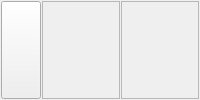
                 <widget class="QFrame" name="fraUlogaStranke1">
                  <property name="sizePolicy">
                   <sizepolicy hsizetype="Preferred" vsizetype="Maximum">
                    <horstretch>0</horstretch>
                    <verstretch>0</verstretch>
                   </sizepolicy>
                  </property>
                  <property name="frameShape">
                   <enum>QFrame::NoFrame</enum>
                  </property>
                  <property name="frameShadow">
                   <enum>QFrame::Raised</enum>
                  </property>
                  <layout class="QHBoxLayout" name="horizontalLayout_34">
                   <property name="spacing">
                    <number>1</number>
                   </property>
                   <property name="leftMargin">
                    <number>1</number>
                   </property>
                   <property name="topMargin">
                    <number>1</number>
                   </property>
                   <property name="rightMargin">
                    <number>1</number>
                   </property>
                   <property name="bottomMargin">
                    <number>1</number>
                   </property>
                   <item>
                    <widget class="QPushButton" name="btnInstalacijaEdit">
                     <property name="sizePolicy">
                      <sizepolicy hsizetype="Maximum" vsizetype="Preferred">
                       <horstretch>0</horstretch>
                       <verstretch>0</verstretch>
                      </sizepolicy>
                     </property>
                     <property name="maximumSize">
                      <size>
                       <width>40</width>
                       <height>16777215</height>
                      </size>
                     </property>
                     <property name="font">
                      <font>
                       <weight>75</weight>
                       <bold>true</bold>
                      </font>
                     </property>
                     <property name="cursor">
                      <cursorShape>PointingHandCursor</cursorShape>
                     </property>
                     <property name="toolTip">
                      <string>Instalacija</string>
                     </property>
                     <property name="statusTip">
                      <string>Instalacija</string>
                     </property>
                     <property name="whatsThis">
                      <string>Instalacija</string>
                     </property>
                     <property name="text">
                      <string/>
                     </property>
                     <property name="icon">
                      <iconset resource="../../resources/DonatForm.qrc">
                       <normaloff>:/InDonat/Forms/images/telephone.gif</normaloff>:/InDonat/Forms/images/telephone.gif</iconset>
                     </property>
                    </widget>
                   </item>
                   <item>
                    <widget class="QLabel" name="lblTipStrankeTitle_2">
                     <property name="sizePolicy">
                      <sizepolicy hsizetype="Preferred" vsizetype="Preferred">
                       <horstretch>0</horstretch>
                       <verstretch>0</verstretch>
                      </sizepolicy>
                     </property>
                     <property name="maximumSize">
                      <size>
                       <width>120</width>
                       <height>16777215</height>
                      </size>
                     </property>
                     <property name="font">
                      <font>
                       <weight>75</weight>
                       <bold>true</bold>
                      </font>
                     </property>
                     <property name="frameShape">
                      <enum>QFrame::StyledPanel</enum>
                     </property>
                     <property name="text">
                      <string/>
                     </property>
                     <property name="alignment">
                      <set>Qt::AlignCenter</set>
                     </property>
                    </widget>
                   </item>
                   <item>
                    <widget class="QLabel" name="lblTipStranke_2">
                     <property name="font">
                      <font>
                       <weight>75</weight>
                       <bold>true</bold>
                      </font>
                     </property>
                     <property name="frameShape">
                      <enum>QFrame::StyledPanel</enum>
                     </property>
                     <property name="text">
                      <string/>
                     </property>
                     <property name="alignment">
                      <set>Qt::AlignLeading|Qt::AlignLeft|Qt::AlignVCenter</set>
                     </property>
                    </widget>
                   </item>
                  </layout>
                 </widget>
